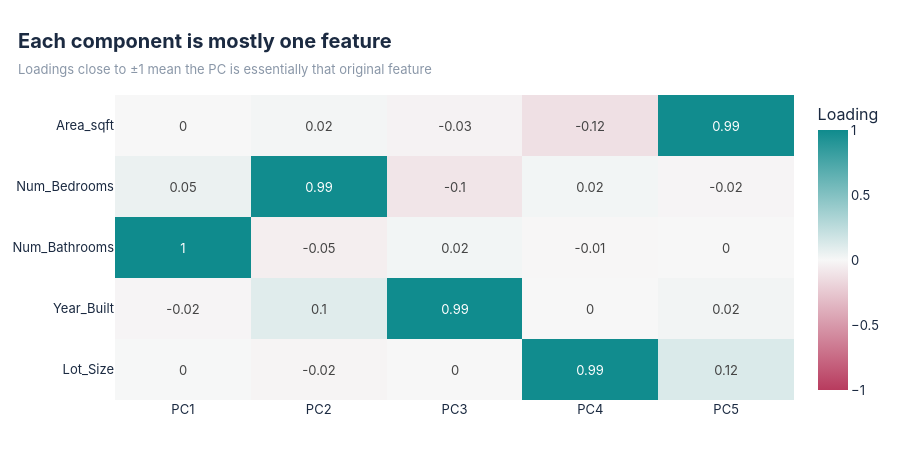

The cell this chart's notebook holds for it:
### Markdown cell above
#### Step E — Loadings and feature importance

Loadings show how much each original feature contributes to each PC. Feature importance adds this up across all PCs, weighted by how much variance each PC explains.

### Code cell
# ---- Step E: Loadings (feature contributions to PCs) ----
loadings = pca.loadings()
fig = viz.loadings_heatmap(loadings)
fig.show()
for pc in ['PC1', 'PC2']:
    print(pc, '→', pca.top_contributors(pc))

### Figure 1 — Plotly figure (JSON) as saved in the notebook; plotly's stock layout.template omitted (floating-point values rounded to 4 significant figures)
{"data": [{"colorbar": {"title": {"text": "Loading"}}, "colorscale": [[0, "#B83B5E"], [0.5, "#F7F7F7"], [1, "#0F8B8D"]], "hovertemplate": "%{y} on %{x}: %{z:.3f}<extra></extra>", "text": [[0.0, 0.02, -0.03, -0.12, 0.99], [0.05, 0.99, -0.1, 0.02, -0.02], [1.0, -0.05, 0.02, -0.01, -0.0], [-0.02, 0.1, 0.99, -0.0, 0.02], [0.0, -0.02, 0.0, 0.99, 0.12]], "texttemplate": "%{text}", "type": "heatmap", "x": ["PC1", "PC2", "PC3", "PC4", "PC5"], "y": ["Area_sqft", "Num_Bedrooms", "Num_Bathrooms", "Year_Built", "Lot_Size"], "z": [[0.001679, 0.01586, -0.02536, -0.123, 0.992], [0.05216, 0.9935, -0.09829, 0.02036, -0.01596], [0.9985, -0.05034, 0.02014, -0.005215, -0.001017], [-0.01503, 0.09962, 0.9946, -0.002145, 0.02359], [0.004354, -0.01847, 0.00113, 0.9922, 0.1233]], "zmax": 1, "zmin": -1}], "layout": {"height": 460, "margin": {"b": 60, "l": 70, "r": 40, "t": 95}, "title": {"text": "<b>Each component is mostly one feature</b><br><span style='font-size:13px;color:#8A97A8'>Loadings close to ±1 mean the PC is essentially that original feature</span>"}, "yaxis": {"autorange": "reversed"}}}
